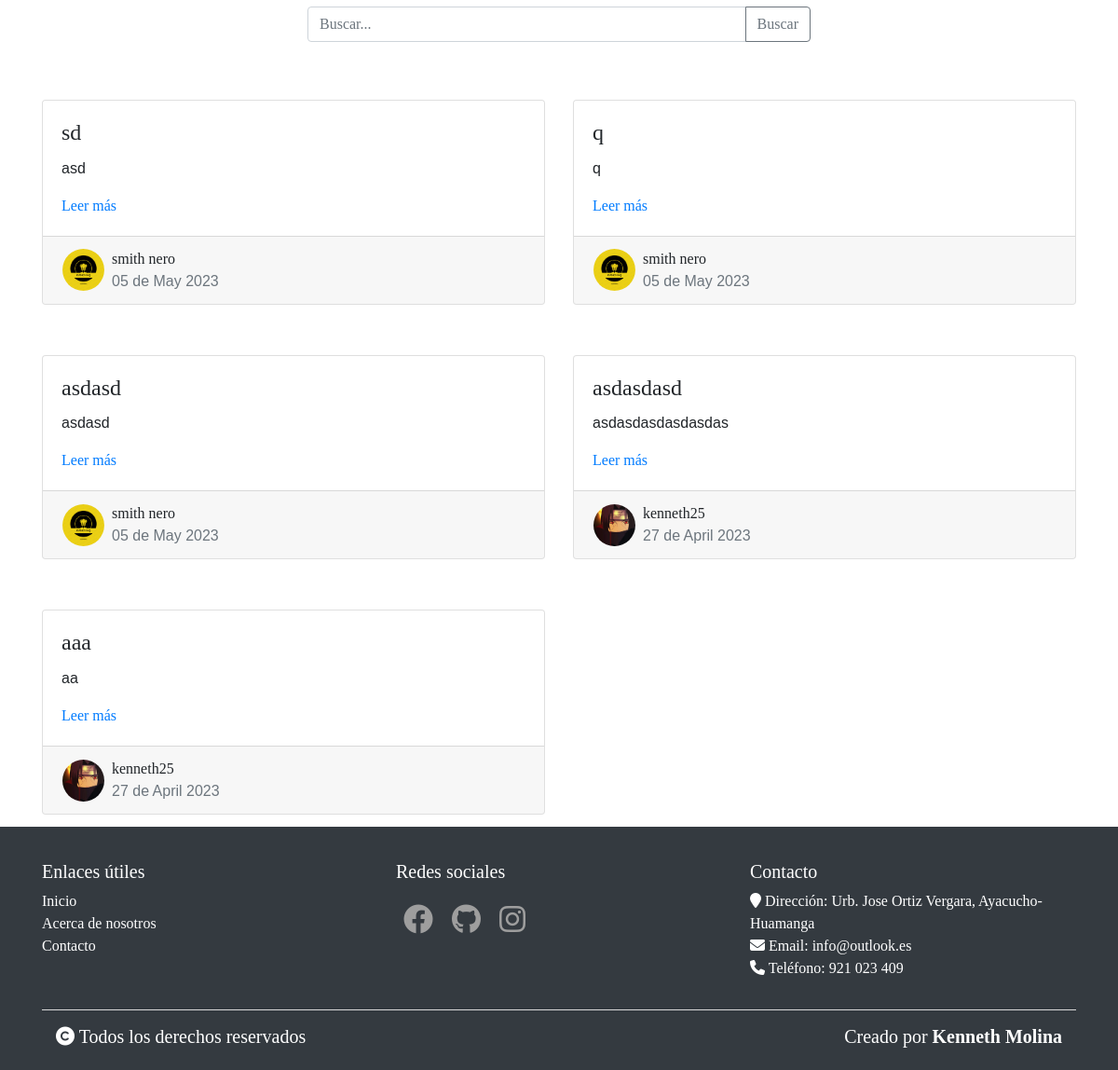
Before: / (lower part) with the older database file.
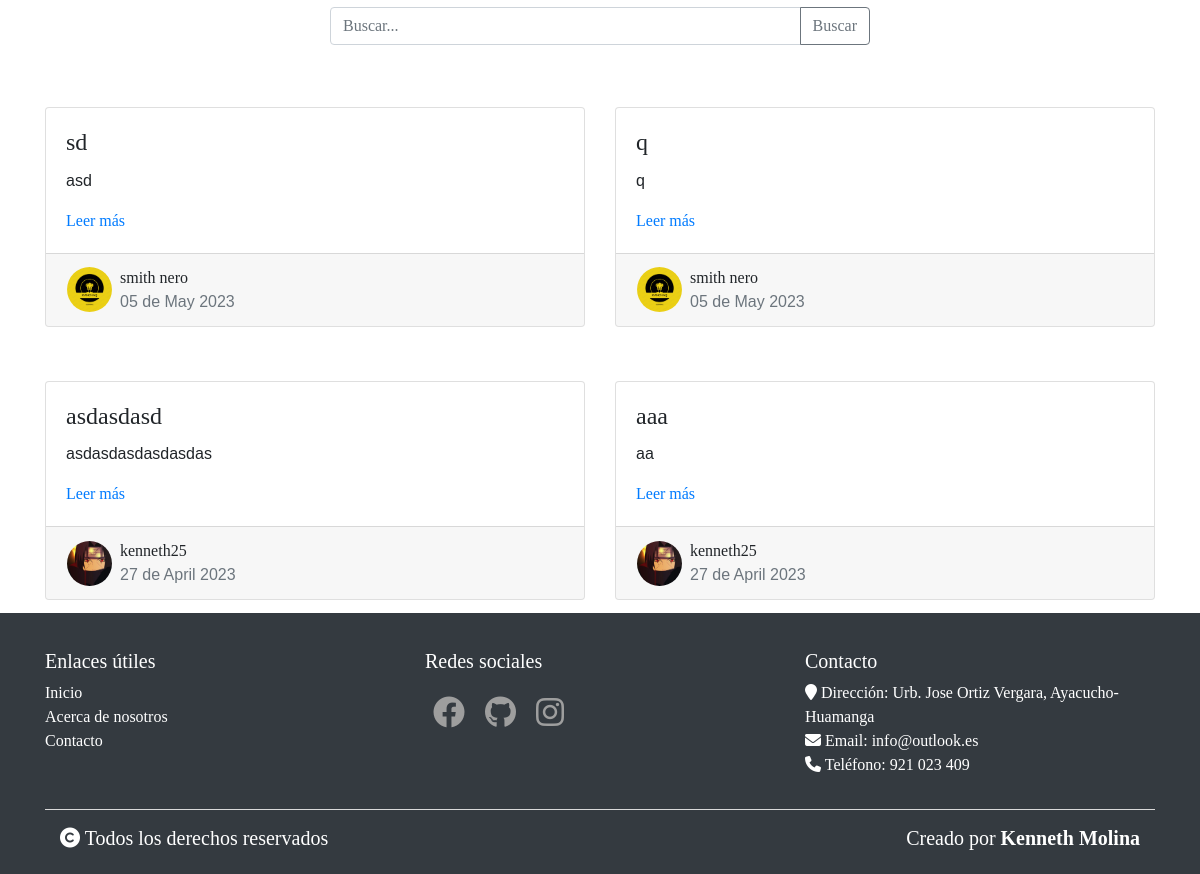
After: the same page with the newer database file.
### blogr/models.py (models this page shows, shortened)
class Post(db.Model):
    __tablename__ = 'posts'
    id = db.Column(db.Integer, primary_key=True)
    author_id = db.Column(db.Integer, db.ForeignKey('users.id'), nullable=False)
    url = db.Column(db.String(200), nullable=False, unique=True)
    title = db.Column(db.String(100), nullable=False)
    info = db.Column(db.Text, nullable=False)
    content = db.Column(db.Text, nullable=False)
    created_at = db.Column(db.DateTime, default=datetime.utcnow, nullable=False)
    author = db.relationship(User, backref=db.backref('posts', lazy=True))

class User(db.Model):
    __tablename__ = 'users'
    id = db.Column(db.Integer, primary_key=True)
    username = db.Column(db.String(50), unique=True, nullable=False)
    email = db.Column(db.String(120), unique=True, nullable=False)
    password = db.Column(db.Text, nullable=False)
    photo = db.Column(db.String(200), default=None)

### blogr/home.py (the view)
@bp.route('/')
def index():
    posts = Post.query.all()
    return render_template('index.html', posts=posts, get_user = get_user)

### blogr/auth.py (called while the page is built)
@bp.before_app_request
def load_logged_in_user():
    user_id = session.get('user_id')
    if user_id is not None:
        g.user = User.query.get(user_id)
    else:
        pass  # abort(404)

### blogr/home.py (called while the page is built)
def get_user(id):
    user=User.query.get_or_404(id)
    return user

### blogr/templates/index.html (shortened to what this page needs)
{% extends 'base.html' %}
{% block content %}
<section>
  <div class="container">
    <div class="row">
      <div class="col-md-6 offset-md-3">
        <div class="input-group mb-3">
          <input type="text" class="form-control" placeholder="Buscar...">
          <div class="input-group-append">
            <button class="btn btn-outline-secondary" type="button">Buscar</button>
          </div>
        </div>
      </div>
    </div>
  </div>
</section>
<div class="container mt-3">
  <div class="row">
    {% for post in posts|reverse %}
    <div class="col-md-6">
      <div class="row">
        <div class="col-md-12">
          <div class="card mb-4 box-shadow">
            <div class="card-body">
              <h4 class="card-title">{{post.title}}</h4>
              <p class="card-text">{{post.info}}</p>
              <a href="{{url_for('home.blog', url=post.url)}}">Leer más</a>
            </div>
            <div class="card-footer justify-content-center">
              <div class="d-flex flex-row align-items-center justify-content-start">
                <div class="mr-2">
                  {% if get_user(post.author_id).photo is none %}
                  <img src="{{ url_for('static', filename='img/itachi.jpg') }}" width="30" height="30" alt="foto-perfil"
                    class="rounded-circle">
                  {% else %}
                  <img src="{{ url_for('static', filename= get_user(post.author_id).photo) }}" width="30" height="30"
                    alt="foto-perfil" class="rounded-circle">
                  {% endif %}
                </div>
                <div class="d-flex flex-row align-items-start flex-column">
                  <span>{{get_user(post.author_id).username}}</span>
                  <p class="text-muted mb-0 ">{{post.created_at.strftime('%d de %B %Y')}}</p>
                </div>
              </div>
            </div>
          </div>
        </div>
      </div>
    </div>
    {% endfor %}
  </div>
</div>
{% endblock %}

Changed rows visible on the page:
removed Post: title "asdasd", info "asdasd", photo (picture), {{ get_user(post.author_id).username }} "smith nero", created_at "05 de May 2023"
